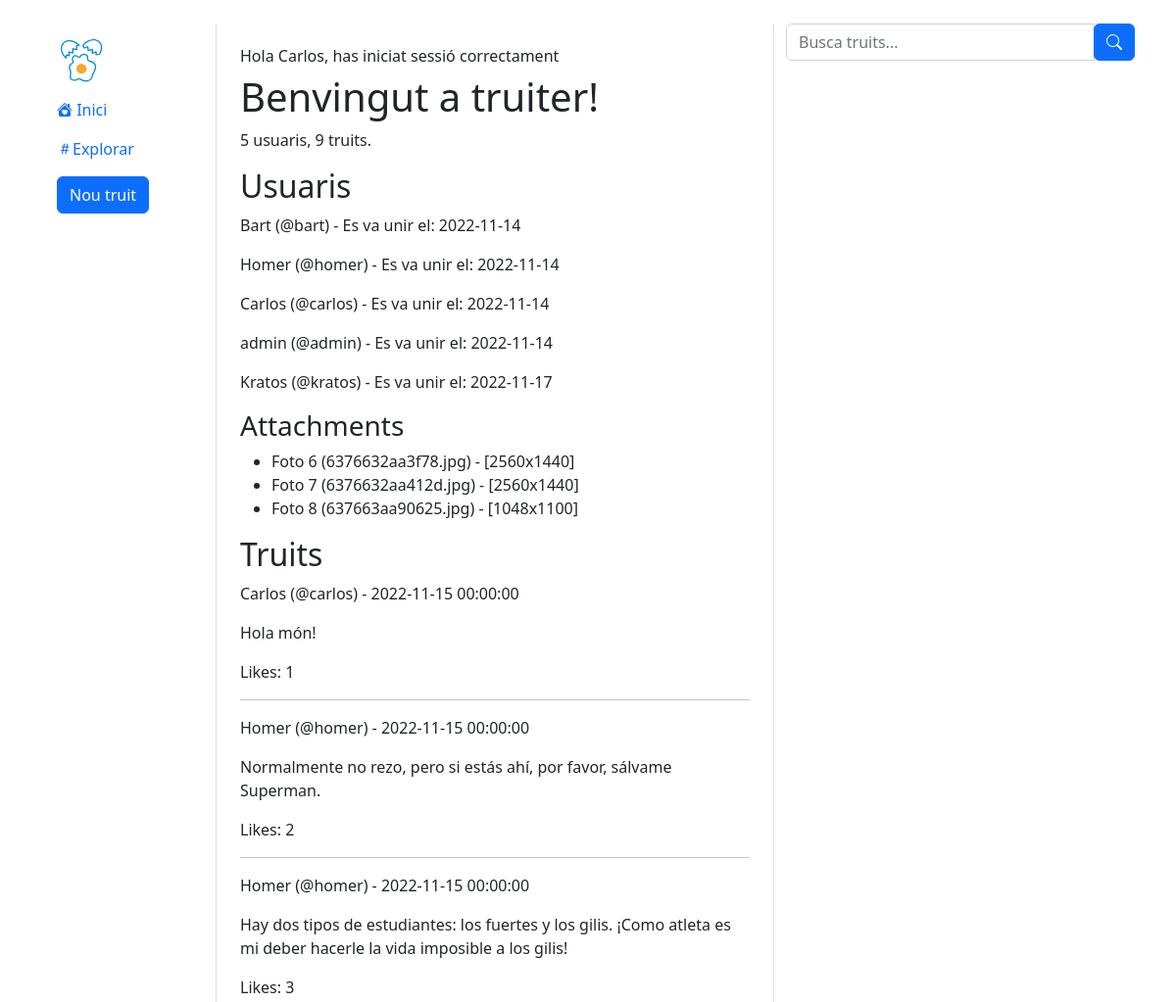
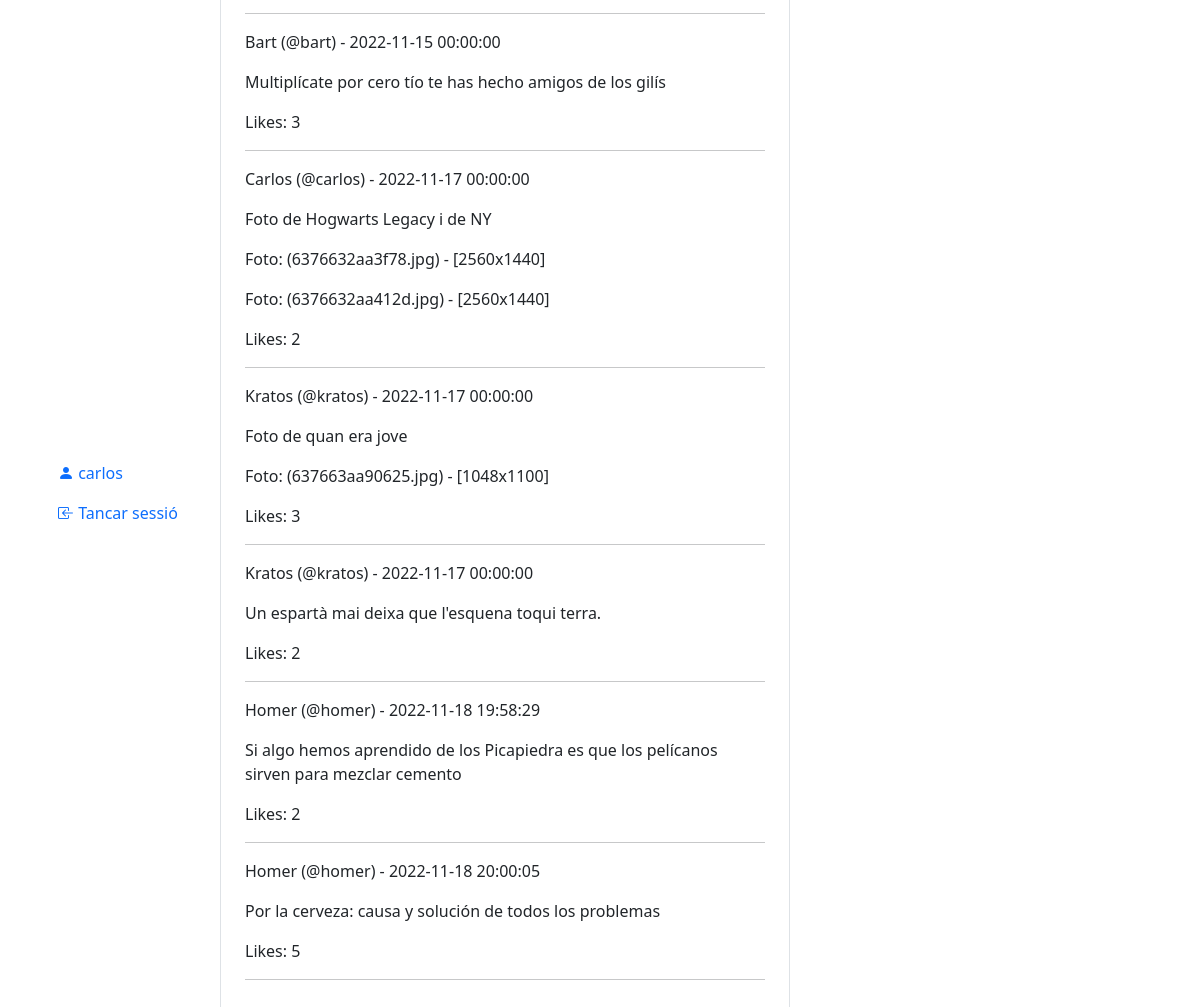
The app's page /index.php (signed in) with its own data (2 pictures, top to bottom).
### tables this page shows
CREATE TABLE `user` (
  `id` int(11) NOT NULL,
  `name` varchar(50) NOT NULL,
  `username` varchar(15) NOT NULL,
  `created_at` date NOT NULL,
  `password` varchar(255) NOT NULL,
  `verified` tinyint(4) NOT NULL
);

CREATE TABLE `media` (
  `id` int(11) NOT NULL,
  `height` int(11) NOT NULL,
  `width` int(11) NOT NULL,
  `alt_text` varchar(255) NOT NULL,
  `url` varchar(255) NOT NULL,
  `tweet_id` int(11) NOT NULL
);

CREATE TABLE `tweet` (
  `id` int(11) NOT NULL,
  `text` varchar(280) NOT NULL,
  `author_id` int(11) NOT NULL,
  `created_at` datetime NOT NULL,
  `like_count` int(11) NOT NULL
);

### index.php (called while the page is built, shortened)
<?php
$dsn = "mysql:host=localhost;dbname=truiter";
try {
    $pdo = new PDO($dsn, "root");
} catch (PDOException $PDOException) {
    echo $PDOException->getMessage();
}
$consulta1 = $pdo->prepare("SELECT id, name, username, created_at FROM user");
$consulta1->execute();
$resultat1 = $consulta1->fetchAll(PDO::FETCH_ASSOC);
$consulta2 = $pdo->prepare("SELECT tweet.id AS tweet_id, tweet.text, tweet.author_id, tweet.created_at, tweet.like_count, user.name, user.username, user.id AS user_id FROM tweet INNER JOIN user ON tweet.author_id = user.id");
$consulta2->execute();
$resultat2 = $consulta2->fetchAll(PDO::FETCH_ASSOC);
$consulta3 = $pdo->prepare("SELECT media.id AS media_id, media.width, media.height, media.alt_text, media.tweet_id, tweet.id AS tweet_id FROM media INNER JOIN tweet ON media.tweet_id = tweet.id");
$consulta3->execute();
$resultat3 = $consulta3->fetchAll(PDO::FETCH_ASSOC);
require 'views/index.view.php';

### views/index.view.php (the view, shortened to what this page needs)
<!DOCTYPE html>
<html lang="ca">
<head>
    <link href="https://cdn.jsdelivr.net/npm/bootstrap@5.2.2/dist/css/bootstrap.min.css" rel="stylesheet"
>
    <link rel="stylesheet" href="https://cdn.jsdelivr.net/npm/bootstrap-icons@1.9.1/font/bootstrap-icons.css">
</head>
<body>
<main class="mt-4 container">
    <div class="row">
        <div class="position-fixed col-2 d-flex flex-column justify-content-between h-75">
            <?php require "partials/sidebar.php" ?>
        </div>
        <div class="offset-2 col-6 border-start border-end border-1 p-4">
            <?php if (!empty($_SESSION["missatge"])): ?>
                <h6><?= $_SESSION["missatge"] ?></h6>
            <?php endif; ?>
            <h1>Benvingut a truiter!</h1>
            <p><?= count($resultat1) ?> usuaris, <?= count($resultat2) ?> truits.</p>
            <h2>Usuaris</h2>
            <?php foreach ($resultat1 as $user) : ?>
                <p><?= $user["name"] ?> (@<?= $user["username"] ?>) - Es va unir el: <?= $user["created_at"] ?></p>
            <?php endforeach; ?>
            <?php if (count($resultat3) > 0) : ?>
                <h3>Attachments</h3>
                <ul>
                    <?php foreach ($resultat3 as $attachment) : ?>
                        <li>Foto <?= $attachment["media_id"] ?> (<?= $attachment["alt_text"] ?>) -
                            [<?= $attachment["width"] ?>x<?= $attachment["height"] ?>]
                        </li>
                    <?php endforeach; ?>
                </ul>
            <?php endif; ?>
            <h2>Truits</h2>
            <?php foreach ($resultat2 as $tweet) : ?>
                <p><?= $tweet["name"] ?> (@<?= $tweet["username"] ?>) -
                    <?= $tweet["created_at"] ?></p>
                <blockquote><?= $tweet["text"] ?></blockquote>
                <?php foreach ($resultat3 as $foto) : ?>
                    <?php if ($foto["tweet_id"] == $tweet["tweet_id"]): ?>
                        <p>Foto: (<?= $foto["alt_text"] ?>) - [<?= $foto["width"] ?>x<?= $foto["height"] ?>]</p>
                    <?php endif; ?>
                <?php endforeach; ?>
                <p>Likes: <?= $tweet["like_count"]; ?></p>
                <hr/>
            <?php endforeach; ?>
        </div>
        <div class="col-4">
            <form class="mb-4" method="post" action="search-process.php">
                <div class="input-group mb-3">
                    <input type="text" name="search" class="form-control input-text" placeholder="Busca truits...">
                    <div class="input-group-append">
                        <button class="btn btn-primary"><i class="bi bi-search"></i>
                        </button>
                    </div>
                </div>
            </form>
        </div>
    </div>
</main>
</body>
</html>

### records on screen
user: name "Bart", username "bart", created_at "2022-11-14"
user: name "Homer", username "homer", created_at "2022-11-14"
user: name "Carlos", username "carlos", created_at "2022-11-14"
user: name "admin", username "admin", created_at "2022-11-14"
user: name "Kratos", username "kratos", created_at "2022-11-17"
media: id "6", alt_text "6376632aa3f78.jpg", width "2560", height "1440"
media: id "7", alt_text "6376632aa412d.jpg", width "2560", height "1440"
media: id "8", alt_text "637663aa90625.jpg", width "1048", height "1100"
tweet: author.name "Carlos", author.username "carlos", created_at "2022-11-15 00:00:00", text "Hola món!", like_count "1"
tweet: author.name "Homer", author.username "homer", created_at "2022-11-15 00:00:00", text "Normalmente no rezo, pero si estás ahí, por favor, sálvame Superman.", like_count "2"
tweet: author.name "Homer", author.username "homer", created_at "2022-11-15 00:00:00", text "Hay dos tipos de estudiantes: los fuertes y los gilis. ¡Como atleta es mi deber hacerle la vida imposible a los gilis!", like_count "3"
tweet: author.name "Bart", author.username "bart", created_at "2022-11-15 00:00:00", text "Multiplícate por cero tío te has hecho amigos de los gilís", like_count "3"
tweet: author.name "Carlos", author.username "carlos", created_at "2022-11-17 00:00:00", text "Foto de Hogwarts Legacy i de NY", like_count "2"
tweet: author.name "Kratos", author.username "kratos", created_at "2022-11-17 00:00:00", text "Foto de quan era jove", like_count "3"
tweet: author.name "Kratos", author.username "kratos", created_at "2022-11-17 00:00:00", text "Un espartà mai deixa que l'esquena toqui terra.", like_count "2"
tweet: author.name "Homer", author.username "homer", created_at "2022-11-18 19:58:29", text "Si algo hemos aprendido de los Picapiedra es que los pelícanos sirven para mezclar cemento", like_count "2"
tweet: author.name "Homer", author.username "homer", created_at "2022-11-18 20:00:05", text "Por la cerveza: causa y solución de todos los problemas", like_count "5"

### other values on screen
$_SESSION["data"]["username"] "carlos"
$_SESSION["missatge"] "Hola Carlos, has iniciat sessió correctament"
count($resultat1) "5"
count($resultat2) "9"
